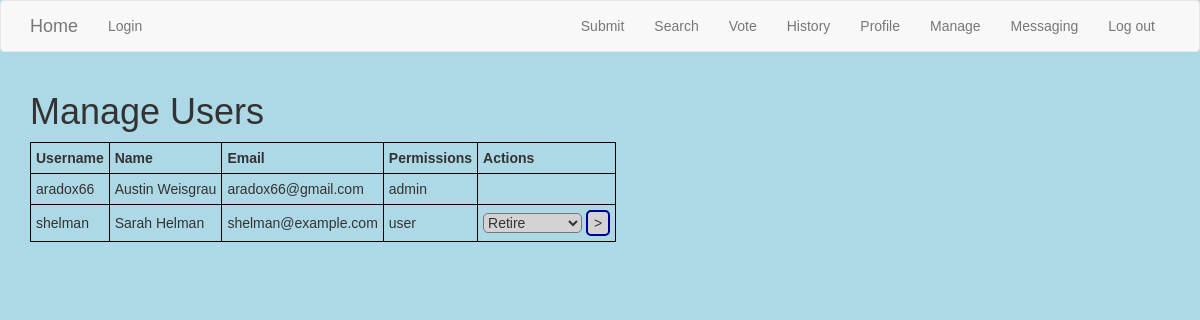
/manage (signed in), run on the app's committed database.
### app/models.py (models this page shows, shortened)
class User(UserMixin, db.Model):
    id = db.Column(db.Integer, primary_key=True)
    username = db.Column(db.String(64), index=True, unique=True)
    firstname = db.Column(db.String(64))
    lastname = db.Column(db.String(64))
    email = db.Column(db.String(120), index=True, unique=True)
    password_hash = db.Column(db.String(128))
    admin = db.Column(db.Boolean, default=False)
    password_hold = db.Column(db.String(128))
    retired = db.Column(db.Boolean, default=False)
    hp = db.Column(db.Integer, default=0)

### app/auth/routes.py (the view)
@bp.route('/manage', methods=['GET', 'POST'])
@login_required
def manage():
    manageforms = []
    if not current_user.admin:
        flash('Admin privilege required to manage.')
        return redirect(url_for('main.index'))
    users = (User.query.order_by(User.password_hold.desc())
             .order_by(User.retired).order_by(User.admin.desc())
             .order_by(func.lower(User.firstname)).all())
    for user in users:
        user.manage_form = ManageUserForm(user_=user.id)
        manageforms.append(user.manage_form)
    for form in manageforms:
        if form.submit_.data and form.validate_on_submit():
            if (form.action_.data == 'ret') or (
                    form.action2_.data == 'ret'):
                user = User.query.get(form.user_.data)
                user.retired = 1
                import random
                user.set_password(str(random.randrange(1,99999999)))
                db.session.commit()
                flash('Retired {}.'.format(user.username))
            elif form.action_.data == 'adm':
                User.query.get(form.user_.data).admin = True
                db.session.commit()
            elif form.action2_.data == 'rma':
                User.query.get(form.user_.data).admin = False
                db.session.commit()
            elif form.action3_.data == 'unr':
                user = User.query.get(form.user_.data)
                user.retired = False
                db.session.commit()
            elif form.action3_.data == 'del':
                db.session.remove(User.query.get(form.user_.data))
                db.session.commit()
            elif form.approve.data:
                u = User.query.get(form.user_.data)
                u.password_hash = u.password_hold
                u.password_hold = None
                db.session.commit()
            return redirect(url_for('auth.manage'))
    return render_template('auth/manage.html', title='Manage',
                           manageforms=manageforms, users=users)

### app/auth/forms.py
class ManageUserForm(FlaskForm):
    action_ = SelectField('Action',
                          choices=[('ret', 'Retire'),
                                   ('adm', 'Make admin')],
                          validate_choice=False)
    action2_ = SelectField('Action',
                           choices=[('ret', 'Retire'),
                                    ('rma', 'Remove admin')],
                           validate_choice=False)
    action3_ = SelectField('Action',
                           choices=[('unr', 'unRetire'),
                                     ('del', 'Delete user')],
                           validate_choice=False)
    approve = BooleanField('Approve')
    user_ = HiddenField('user_')
    submit_ = SubmitField('>')

### app/models.py (called while the page is built)
@login.user_loader
def load_user(id):
    return User.query.get(int(id))

### app/templates/auth/manage.html (shortened to what this page needs)
{% extends 'base.html' %}
{% block app_content %}
<h1>Manage Users</h1>
<table>
  <tr>
    <th>Username</th>
    <th>Name</th>
    <th>Email</th>
    <th>Permissions</th>
    <th>Actions</th>
  </tr>
  {% for user in users %}
  <tr>
    <td>{{ user.username }}</td>
    <td>{{ user.firstname }} {{ user.lastname }}</td>
    <td>{{ user.email }}</td>
    <td>{% if user.admin %}admin
      {% elif user.password_hold != None %}account requested
      {% elif user.retired %}retired
      {% else %}user{% endif %}</td>
    <td>
      {% if user != current_user %}
      <form action='' method='post'>
	{% if user.retired == True %}{{ user.manage_form.action3_() }}
	{% elif user.admin == True %}{{ user.manage_form.action2_() }}
	{% elif user.password_hold != None %}
	    Approve: {{ user.manage_form.approve() }}
	{% else %} {{ user.manage_form.action_() }} {% endif %}
	{{ user.manage_form.submit_() }}
      </form>
      {% endif %}
    </td>
  </tr>
  {% endfor %}
</table>
{% endblock %}

### app/static/style.css (style rules this page uses)
body { background-color: lightblue; font-family: arial; }
input { border-radius: 5px; border: 2px solid darkblue; background-color: lightgrey; }
select { border-radius: 5px; background-color: lightgrey; }
table, th, td { border: 1px solid black; border-collapse: collapse; border-spacing: 0; padding: 5px; text-align: left; }

### data on the page
User: username "aradox66", firstname "Austin", lastname "Weisgrau", email "aradox66@gmail.com", admin "admin"
User: username "shelman", firstname "Sarah", lastname "Helman", email "shelman@example.com", admin "user"
